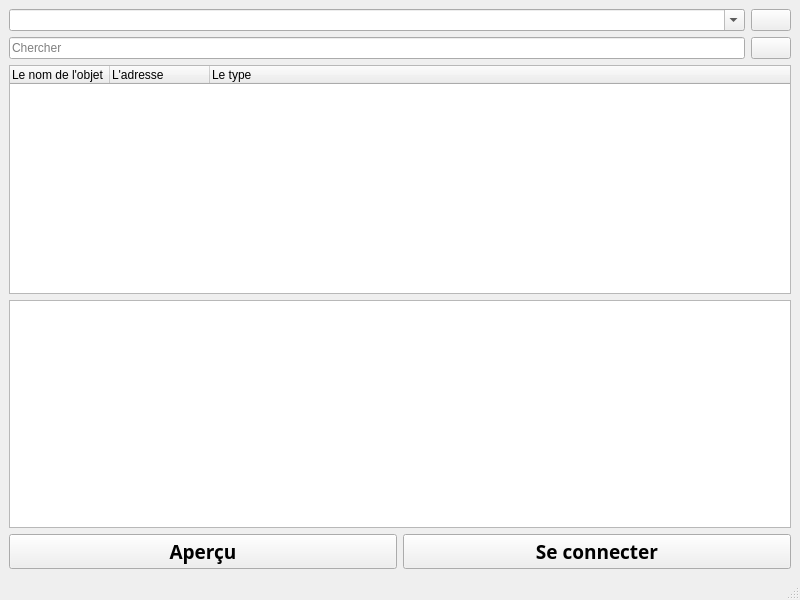
<?xml version="1.0" encoding="UTF-8"?>
<ui version="4.0">
 <class>MainWindow</class>
 <widget class="QMainWindow" name="MainWindow">
  <property name="geometry">
   <rect>
    <x>0</x>
    <y>0</y>
    <width>800</width>
    <height>600</height>
   </rect>
  </property>
  <property name="windowTitle">
   <string>MainWindow</string>
  </property>
  <widget class="QWidget" name="centralwidget">
   <layout class="QVBoxLayout" name="verticalLayout">
    <item>
     <layout class="QGridLayout" name="gridLayout_3">
      <item row="0" column="0">
       <widget class="QComboBox" name="processIdLine">
        <property name="editable">
         <bool>true</bool>
        </property>
        <property name="placeholderText">
         <string>Enter process id or file name</string>
        </property>
       </widget>
      </item>
      <item row="0" column="1">
       <widget class="QPushButton" name="refreshButton">
        <property name="minimumSize">
         <size>
          <width>21</width>
          <height>21</height>
         </size>
        </property>
        <property name="text">
         <string/>
        </property>
        <property name="icon">
         <iconset resource="Icons.qrc">
          <normaloff>:/Buttons/Resources/Refresh.png</normaloff>:/Buttons/Resources/Refresh.png</iconset>
        </property>
       </widget>
      </item>
      <item row="2" column="0">
       <widget class="QLineEdit" name="searchLine">
        <property name="placeholderText">
         <string>Chercher</string>
        </property>
       </widget>
      </item>
      <item row="2" column="1">
       <widget class="QPushButton" name="searchButton">
        <property name="text">
         <string/>
        </property>
        <property name="icon">
         <iconset resource="Icons.qrc">
          <normaloff>:/Buttons/Resources/Search.png</normaloff>:/Buttons/Resources/Search.png</iconset>
        </property>
       </widget>
      </item>
     </layout>
    </item>
    <item>
     <widget class="QTreeWidget" name="dllViewer">
      <property name="locale">
       <locale language="English" country="UnitedStates"/>
      </property>
      <column>
       <property name="text">
        <string>Le nom de l'objet</string>
       </property>
      </column>
      <column>
       <property name="text">
        <string>L'adresse</string>
       </property>
      </column>
      <column>
       <property name="text">
        <string>Le type</string>
       </property>
      </column>
     </widget>
    </item>
    <item>
     <widget class="QTextBrowser" name="logText"/>
    </item>
    <item>
     <layout class="QHBoxLayout" name="horizontalLayout">
      <item>
       <widget class="QPushButton" name="previewButton">
        <property name="sizePolicy">
         <sizepolicy hsizetype="Expanding" vsizetype="Fixed">
          <horstretch>0</horstretch>
          <verstretch>0</verstretch>
         </sizepolicy>
        </property>
        <property name="font">
         <font>
          <family>Segoe UI Semibold</family>
          <pointsize>14</pointsize>
          <weight>75</weight>
          <bold>true</bold>
         </font>
        </property>
        <property name="text">
         <string>Aperçu</string>
        </property>
       </widget>
      </item>
      <item>
       <widget class="QPushButton" name="connectButton">
        <property name="sizePolicy">
         <sizepolicy hsizetype="Expanding" vsizetype="Fixed">
          <horstretch>0</horstretch>
          <verstretch>0</verstretch>
         </sizepolicy>
        </property>
        <property name="font">
         <font>
          <family>Segoe UI Semibold</family>
          <pointsize>14</pointsize>
          <weight>75</weight>
          <bold>true</bold>
         </font>
        </property>
        <property name="text">
         <string>Se connecter</string>
        </property>
       </widget>
      </item>
     </layout>
    </item>
   </layout>
  </widget>
  <widget class="QStatusBar" name="statusbar"/>
  <widget class="QMenuBar" name="menubar">
   <property name="geometry">
    <rect>
     <x>0</x>
     <y>0</y>
     <width>800</width>
     <height>26</height>
    </rect>
   </property>
  </widget>
 </widget>
 <resources>
  <include location="Icons.qrc"/>
 </resources>
 <connections/>
</ui>
